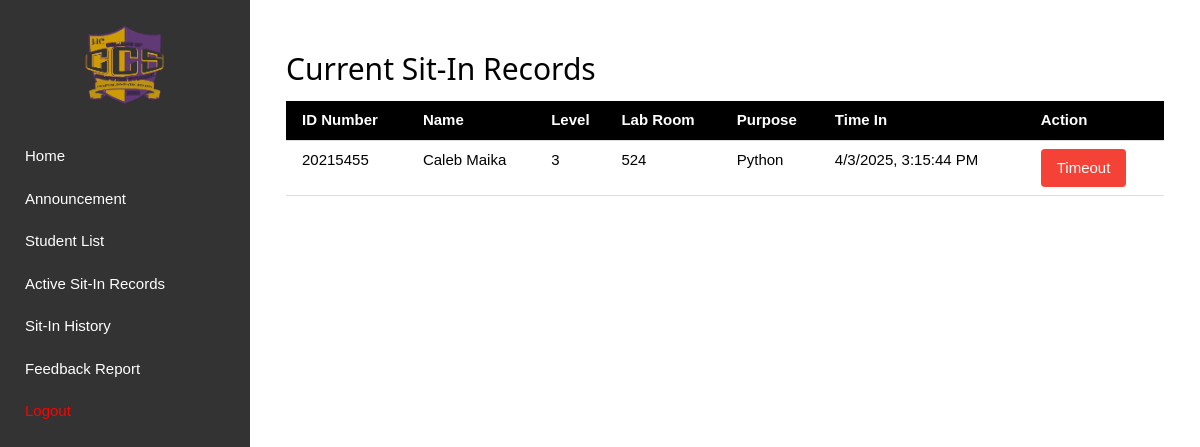
The page /admin/current_sit_in_records (signed in) on the database its author committed.
### tables this page shows
CREATE TABLE sit_in_records(
id integer primary key autoincrement,
student_idno integer,
lab_room text,
purpose text,
sit_in_time timestamp default current_timestamp, time_out timestamp, feedback TEXT,
foreign key (student_idno) references registration(idno));

CREATE TABLE registration(
IDNO int primary key,
Lastname text,
Firstname text,
Midname text,
Course varchar(8),
Year_level varchar(1),
email text,
username text unique,
password text, address text, sessions INTEGER DEFAULT 30, profile_pic TEXT);

### main.py (the view)
@app.route('/admin/current_sit_in_records')
def current_sit_in_records():
    if 'admin_username' not in session:
        flash("You must log in as an admin to access this page.", "error")
        return redirect(url_for('admin_login'))
    conn = get_db()
    cursor = conn.cursor()
    cursor.execute("""
        SELECT sit_in_records.*, registration.Firstname, registration.Midname,
            registration.Lastname, registration.Year_level
        FROM sit_in_records
        JOIN registration ON sit_in_records.student_idno = registration.IDNO
        WHERE sit_in_records.time_out IS NULL
        ORDER BY sit_in_records.sit_in_time DESC
    """)
    sit_in_records = cursor.fetchall()
    close_db(conn)
    return render_template('current_sit_in_records.html', sit_in_records=sit_in_records)

### main.py (called while the page is built)
def get_db():
    conn = sqlite3.connect(DATABASE)
    conn.row_factory = sqlite3.Row
    return conn

@app.after_request
def after_request(response):
    response.headers['Cache-Control'] = 'no-cache, no-store, must-revalidate'
    return response

### templates/current_sit_in_records.html (shortened to what this page needs)
{% extends 'admin_base.html' %}
{% block content %}
<div class="w3-container w3-margin-top">
    <h2>Current Sit-In Records</h2>
    {% if sit_in_records %}
    <table class="w3-table w3-bordered w3-striped">
        <thead>
            <tr class="w3-black">
                <th>ID Number</th>
                <th>Name</th>
                <th>Level</th>
                <th>Lab Room</th>
                <th>Purpose</th>
                <th>Time In</th>
                <th>Action</th>
            </tr>
        </thead>
        <tbody>
            {% for record in sit_in_records %}
            <tr>
                <td>{{ record.student_idno }}</td>
                <td>{{ record.Firstname }} {{ record.Midname }} {{ record.Lastname }}</td>
                <td>{{ record.Year_level }}</td>
                <td>{{ record.lab_room }}</td>
                <td>{{ record.purpose }}</td>
                <td>
                    <span class="utc-time">{{ record.sit_in_time }}</span>
                </td>
                <td>
                    <form action="{{ url_for('timeout_student', id=record.id) }}" method="POST" style="display: inline;">
                        <button type="submit" class="w3-button w3-red w3-round" onclick="return confirm('Are you sure you want to timeout this student?');">Timeout</button>
                    </form>
                </td>
            </tr>
            {% endfor %}
        </tbody>
    </table>
    {% else %}
    <p class="w3-center w3-text-grey">No active sit-ins.</p>
    {% endif %}
</div>
{% endblock %}

### static/css/style.css (style rules this page uses)
html { box-sizing: border-box; }
*, *:before, *:after { box-sizing: inherit; }
html { -ms-text-size-adjust: 100%; -webkit-text-size-adjust: 100%; }
body { margin: 0; }
button, input, select, textarea, optgroup { font: inherit; margin: 0; }
button, input { overflow: visible; }
button, select { text-transform: none; }
button, [type="button"], [type="reset"], [type="submit"] { -webkit-appearance: button; }
html, body { font-family: Verdana, sans-serif; font-size: 15px; line-height: 1.5; }
html { overflow-x: hidden; }
h2 { font-size: 30px; }
h1, h2, h3, h4, h5, h6 { font-family: "Segoe UI", Arial, sans-serif; font-weight: 400; margin: 10px 0; }
.w3-table, .w3-table-all { border-collapse: collapse; border-spacing: 0; width: 100%; display: table; }
.w3-bordered tr, .w3-table-all tr { border-bottom: 1px solid #ddd; }
.w3-table td, .w3-table th, .w3-table-all td, .w3-table-all th { padding: 8px 8px; display: table-cell; text-align: left; vertical-align: top; }
.w3-table th:first-child, .w3-table td:first-child, .w3-table-all th:first-child, .w3-table-all td:first-child { padding-left: 16px; }
.w3-btn, .w3-button { border: none; display: inline-block; padding: 8px 16px; vertical-align: middle; overflow: hidden; text-decoration: none; color: inherit; background-color: inherit; text-align: center; cursor: pointer; white-space: nowrap; }
.w3-btn, .w3-button { -webkit-touch-callout: none; -webkit-user-select: none; -khtml-user-select: none; -moz-user-select: none; -ms-user-select: none; user-select: none; }
.w3-container:after, .w3-container:before, .w3-panel:after, .w3-panel:before, .w3-row:after, .w3-row:before, .w3-row-padding:after, .w3-row-padding:before, .w3-cell-row:before, .w3-cell-row:after, .w3-clear:after, .w3-clear:before, .w3-bar:before, .w3-bar:after { content: ""; display: table; clear: both; }
.w3-round, .w3-round-medium { border-radius: 4px; }
.w3-container, .w3-panel { padding: 0.01em 16px; }
.w3-margin-top { margin-top: 16px !important; }
.w3-red, .w3-hover-red:hover { color: #fff !important; background-color: #f44336 !important; }
.w3-black, .w3-hover-black:hover { color: #fff !important; background-color: #000 !important; }

### templates/admin_base.html (style rules this page uses)
body { display: flex; margin: 0; font-family: Arial, sans-serif; }

### rows shown on the page
sit_in_records: student_idno "20215455", Firstname "Caleb", Lastname "Maika", Year_level "3", lab_room "524", purpose "Python"
